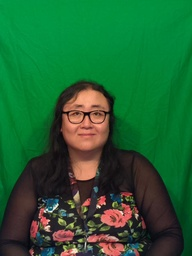
#> input picture photo/greenscreen.jpg, 192 x 256 px, shrunk from 552 x 736 before the run
$ python test.py
#> lines starting #> are read from the running program, lines starting #| are printed output that depends on the picture
### photo/chromakey.py
#!/usr/bin/python

from PIL import Image
from pprint import pprint
import copy
import numpy
import sys
import math

Cb_Green = 92
Cr_Green = 86
Green = numpy.array([54,155,50])
Green = Green.astype("float")
# sys.exit()


tola = 50
tolb = 55

# [15 lines of commented-out code are left out]

def colorclose(Cb_p, Cr_p, Cb_key, Cr_key, tola, tolb):
	temp = math.sqrt((Cb_key-Cb_p)**2+(Cr_key-Cr_p)**2)
	if temp < tola:
		return 0.0
	elif (temp < tolb):
		return (temp-tola)/(tolb-tola)
	else:
		return 1.0

def maskcolor(fg, bg, mask, green):
	return fg - (mask * green) + (bg * mask)

fg = Image.open("greenscreen.jpg")
#> fg is the input picture: PIL image 192x256 RGB; mean R, G, B 32.8, 97.8, 51.4
fg_rgb = numpy.array(fg)

fg_ycbcr = fg.convert("YCbCr")
#> fg_ycbcr: PIL image 192x256 YCbCr; mean of channels 0, 1, 2 72.6, 115.3, 98.8
fg_array = numpy.ndarray((fg.size[1], fg.size[0], 3), 'u1', fg_ycbcr.tostring())

bg = Image.open("backgrounds/nebula.552.jpg")
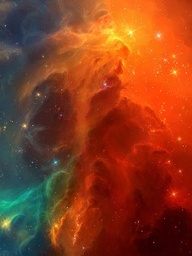
#> input picture photo/backgrounds/nebula.552.jpg, 192 x 256 px, shrunk from 552 x 736 before the run
#> bg is the input picture: PIL image 192x256 RGB; mean R, G, B 138.3, 61.8, 31.2
bg_rgb = numpy.array(bg)

out = numpy.zeros((756,552,3))


for i in range(0, fg.size[1]):
	for j in range(0, fg.size[0]):
		thispixel = fg_array[i][j]
		mask = 1-colorclose(thispixel[1], thispixel[2], Cb_Green, Cr_Green, tola, tolb)
		for k in range(0,3):
			fgcolor = fg_rgb[i][j][k]
			bgcolor = bg_rgb[i][j][k]
			greencolor =  Green[k]
			out[i][j][k] = maskcolor(fgcolor, bgcolor, mask, greencolor)
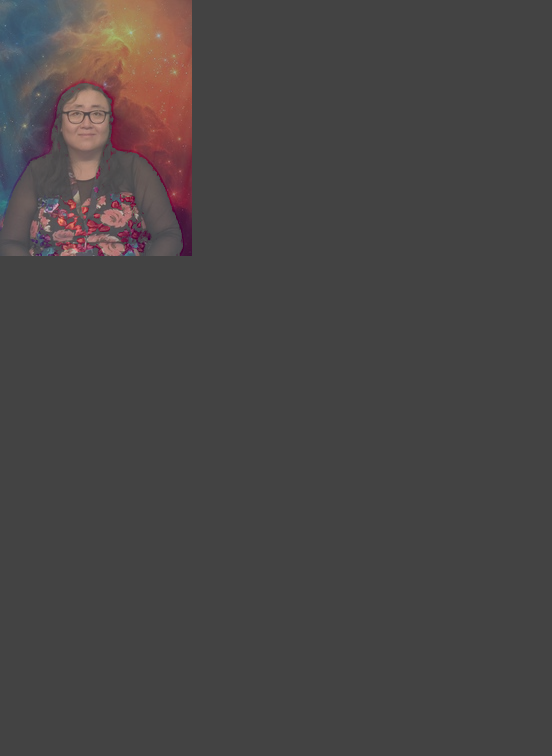
#> out: shape (756, 552, 3) float64; mean R, G, B 11.7, 5.3, 4.9; drawn with min black and max white

final = Image.fromarray(out, "RGB")
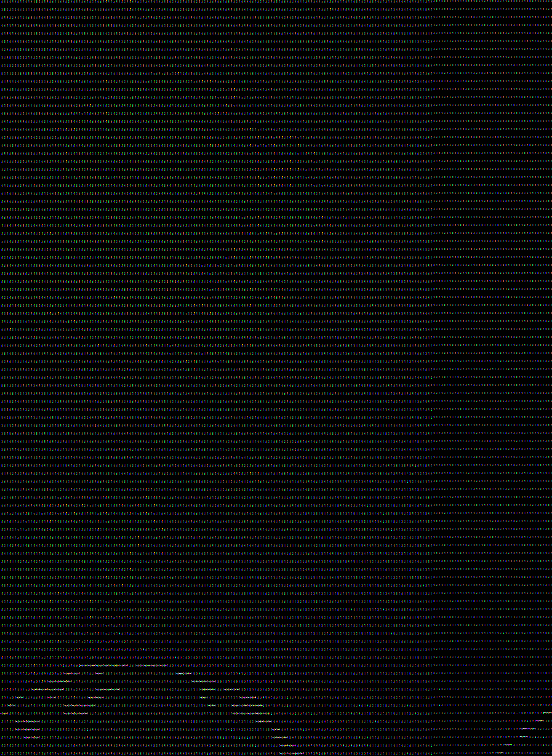
#> final: PIL image 552x756 RGB; mean R, G, B 9, 9.7, 10
final.save("final.jpg", "jpeg")

### photo/test.py
import chromakey
from PIL import Image

fg = Image.open("greenscreen.jpg")
bg = Image.open("backgrounds/nebula.552.jpg")

#> (the run stopped early here; a loop or call above may not have finished)
